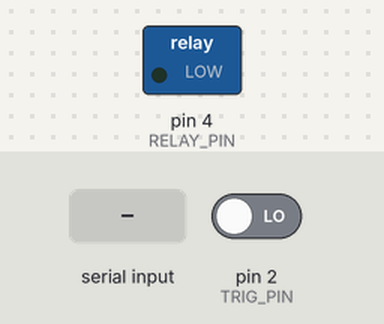
This sketch was run on a simulated Arduino Uno, built with avr-gcc and run on an emulated ATmega328P. On the bench: switched loads named in the sketch (green lamp = pin HIGH). Inputs (shaded band) come from the test bench; at power-on: pin 2 (TRIG_PIN) LOW. What the sketch prints to the serial monitor is not drawn.

Above: at 1.2 s.
1.3 s: "B" received over Serial
At 3.1 s:
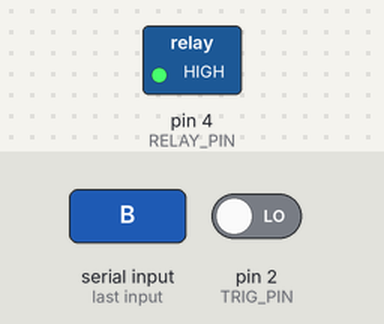
Timing chart, 0 to 33.6 s (numbered marks = the images above; inputs shaded):
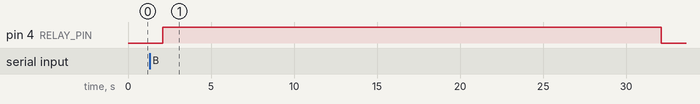

Measured:
- after the input at 1.3 s, pin 4 (RELAY_PIN): LOW → HIGH after 0.80 s, → LOW 30.0 s later

The sketch:

ultrasonicSerialPump.ino
```cpp
// Definición de pines
const int TRIG_PIN = 2;
const int ECHO_PIN = 2;
const int RELAY_PIN = 4;

// Constantes para el sensor ultrasónico
const float SOUND_SPEED = 0.034;  // velocidad del sonido en cm/microsegundo
const float CONTAINER_HEIGHT = 20.0;  // altura del contenedor en cm
const float THRESHOLD = 15.0;  // nivel de líquido que activa el sistema (cm)

// Variables de estado
bool waiting_for_fill = true;
unsigned long pump_start_time = 0;
const unsigned long PUMP_DURATION = 30000;  // 30 segundos en millisegundos

void setup() {
  // Inicializar comunicación serial
  Serial.begin(9600);

  // Configurar pines
  pinMode(TRIG_PIN, OUTPUT);
  pinMode(ECHO_PIN, INPUT);
  pinMode(RELAY_PIN, OUTPUT);

  // Asegurar que la bomba está apagada al inicio
  digitalWrite(RELAY_PIN, LOW);
}

float measureDistance() {
  // Generar pulso ultrasónico
  digitalWrite(TRIG_PIN, LOW);
  delayMicroseconds(2);
  digitalWrite(TRIG_PIN, HIGH);
  delayMicroseconds(10);
  digitalWrite(TRIG_PIN, LOW);

  // Medir el tiempo de retorno
  long duration = pulseIn(ECHO_PIN, HIGH);

  // Calcular distancia
  return duration * SOUND_SPEED / 2;
}

void loop() {
  // Verificar si hay datos disponibles en el puerto serial
  if (Serial.available() > 0) {
    char received = Serial.read();
    if (received == 'B') {
      // Activar la bomba
      digitalWrite(RELAY_PIN, HIGH);
      pump_start_time = millis();
      waiting_for_fill = false;
    }
  }

  // Si la bomba está activa, verificar si ya pasaron los 30 segundos
  if (!waiting_for_fill && (millis() - pump_start_time >= PUMP_DURATION)) {
    digitalWrite(RELAY_PIN, LOW);
    waiting_for_fill = true;
  }

  // Si estamos esperando que se llene el contenedor
  if (waiting_for_fill) {
    float distance = measureDistance();
    float liquid_level = CONTAINER_HEIGHT - distance;

    // Si el nivel de líquido alcanza el umbral
    if (liquid_level >= THRESHOLD) {
      Serial.write('A');
      delay(1000);  // Evitar envíos múltiples
    }
  }

  delay(100);  // Pequeña pausa para estabilidad
}
```
